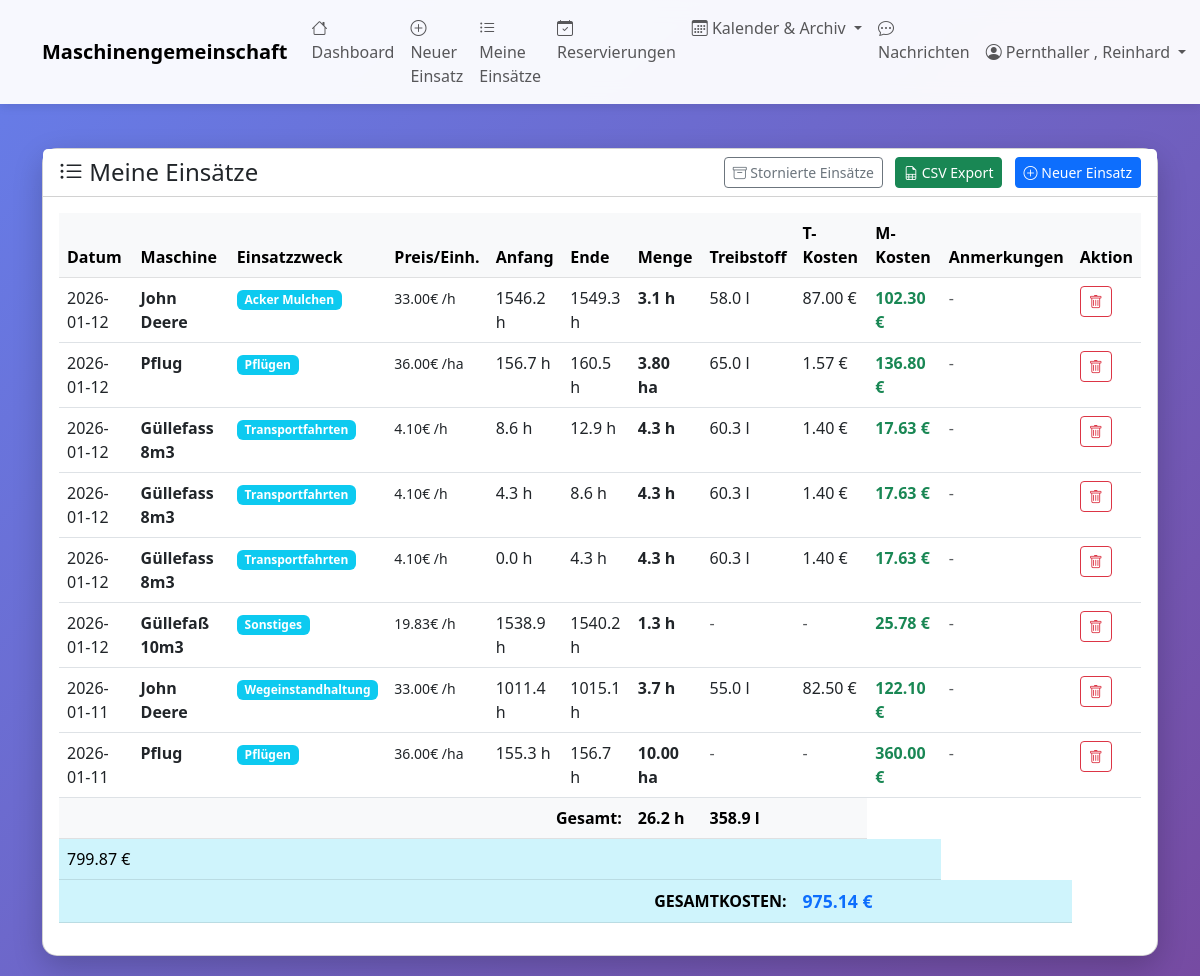
The app's page /meine-einsaetze (signed in) with its own data.
### tables this page shows
CREATE TABLE maschinen (
    id INTEGER PRIMARY KEY AUTOINCREMENT,
    bezeichnung TEXT NOT NULL,
    hersteller TEXT,
    modell TEXT,
    baujahr INTEGER,
    kennzeichen TEXT,
    anschaffungsdatum DATE,
    stundenzaehler_aktuell REAL,
    naechste_wartung_bei REAL,
    aktiv BOOLEAN DEFAULT 1,
    bemerkungen TEXT
, abrechnungsart TEXT DEFAULT 'stunden', preis_pro_einheit REAL DEFAULT 0.0, wartungsintervall INTEGER DEFAULT 50, naechste_wartung REAL, anmerkungen TEXT, erfassungsmodus TEXT DEFAULT 'fortlaufend', gemeinschaft_id INTEGER DEFAULT 1 REFERENCES gemeinschaften(id), anschaffungspreis REAL DEFAULT 0.0, abschreibungsdauer_jahre INTEGER DEFAULT 10);

CREATE TABLE einsatzzwecke (
    id INTEGER PRIMARY KEY AUTOINCREMENT,
    bezeichnung TEXT NOT NULL UNIQUE,
    beschreibung TEXT,
    aktiv BOOLEAN DEFAULT 1
);

### web_app.py (the view)
@app.route('/meine-einsaetze')
@login_required
def meine_einsaetze():
    with MaschinenDBContext(DB_PATH) as db:
        einsaetze = db.get_einsaetze_by_benutzer(session['benutzer_id'])
        summe_treibstoff = sum(e.get('treibstoffkosten', 0) or 0 for e in einsaetze)
        summe_maschine = sum(e.get('kosten_berechnet', 0) or 0 for e in einsaetze)
        summe_gesamt = summe_treibstoff + summe_maschine
    return render_template('meine_einsaetze.html',
                         einsaetze=einsaetze,
                         summe_treibstoff=summe_treibstoff,
                         summe_maschine=summe_maschine,
                         summe_gesamt=summe_gesamt)

### database.py (called while the page is built)
    def connect(self):
        self.connection = sqlite3.connect(self.db_path)
        self.connection.row_factory = sqlite3.Row
        self.cursor = self.connection.cursor()

    def close(self):
        if self.connection:
            self.connection.close()

    def get_benutzer(self, benutzer_id: int) -> Optional[Dict]:
        sql = "SELECT * FROM benutzer WHERE id = ?"
        self.cursor.execute(sql, (benutzer_id,))
        row = self.cursor.fetchone()
        return dict(row) if row else None

    def get_einsaetze_by_benutzer(self, benutzer_id: int) -> List[Dict]:
        sql = "SELECT * FROM einsaetze_uebersicht WHERE benutzer LIKE ?"
        benutzer = self.get_benutzer(benutzer_id)
        if not benutzer:
            return []
        search_pattern = f"%{benutzer['name']}%"
        self.cursor.execute(sql, (search_pattern,))
        return [dict(row) for row in self.cursor.fetchall()]

    def __enter__(self):
        self.connect()
        return self

    def __exit__(self, exc_type, exc_val, exc_tb):
        if exc_type is None:
            self.connection.commit()
        else:
            self.connection.rollback()
        self.close()
        return False

### web_app.py (called while the page is built)
def login_required(f):
    @wraps(f)
    def decorated_function(*args, **kwargs):
        if 'benutzer_id' not in session:
            flash('Bitte melden Sie sich an.', 'warning')
            return redirect(url_for('login'))
        return f(*args, **kwargs)
    return decorated_function

### templates/meine_einsaetze.html (shortened to what this page needs)
{% extends "base.html" %}
{% block content %}
<div class="row mt-4">
    <div class="col-12">
        <div class="card">
            <div class="card-header bg-white d-flex justify-content-between align-items-center">
                <h4 class="mb-0">
                    <i class="bi bi-list-ul"></i> Meine Einsätze
                </h4>
                <div>
                    <a href="{{ url_for('meine_stornierten_einsaetze') }}" class="btn btn-outline-secondary btn-sm me-2">
                        <i class="bi bi-archive"></i> Stornierte Einsätze
                    </a>
                    <a href="{{ url_for('meine_einsaetze_csv') }}" class="btn btn-success btn-sm me-2">
                        <i class="bi bi-file-earmark-spreadsheet"></i> CSV Export
                    </a>
                    <a href="{{ url_for('neuer_einsatz') }}" class="btn btn-primary btn-sm">
                        <i class="bi bi-plus-circle"></i> Neuer Einsatz
                    </a>
                </div>
            </div>
            <div class="card-body">
                {% if einsaetze %}
                <div class="table-responsive">
                    <table class="table table-hover">
                        <thead class="table-light">
                            <tr>
                                <th>Datum</th>
                                <th>Maschine</th>
                                <th>Einsatzzweck</th>
                                <th>Preis/Einh.</th>
                                <th>Anfang</th>
                                <th>Ende</th>
                                <th>Menge</th>
                                <th>Treibstoff</th>
                                <th>T-Kosten</th>
                                <th>M-Kosten</th>
                                <th>Anmerkungen</th>
                                <th>Aktion</th>
                            </tr>
                        </thead>
                        <tbody>
                            {% for einsatz in einsaetze %}
                            <tr>
                                <td>{{ einsatz.datum }}</td>
                                <td>
                                    <strong>{{ einsatz.maschine }}</strong>
                                </td>
                                <td>
                                    <span class="badge bg-info">{{ einsatz.einsatzzweck }}</span>
                                </td>
                                <td>
                                    {% if einsatz.preis_pro_einheit %}
                                        <small>{{ "%.2f"|format(einsatz.preis_pro_einheit) }}€
                                        {% if einsatz.abrechnungsart == 'hektar' %}/ha
                                        {% elif einsatz.abrechnungsart == 'kilometer' %}/km
                                        {% elif einsatz.abrechnungsart == 'stueck' %}/St
                                        {% else %}/h
                                        {% endif %}
                                        </small>
                                    {% else %}
                                        <span class="text-muted">-</span>
                                    {% endif %}
                                </td>
                                <td>{{ "%.1f"|format(einsatz.anfangstand) }} h</td>
                                <td>{{ "%.1f"|format(einsatz.endstand) }} h</td>
                                <td>
                                    {% if einsatz.abrechnungsart == 'hektar' and einsatz.flaeche_menge %}
                                        <strong>{{ "%.2f"|format(einsatz.flaeche_menge) }} ha</strong>
                                    {% elif einsatz.abrechnungsart == 'kilometer' and einsatz.flaeche_menge %}
                                        <strong>{{ "%.2f"|format(einsatz.flaeche_menge) }} km</strong>
                                    {% elif einsatz.abrechnungsart == 'stueck' and einsatz.flaeche_menge %}
                                        <strong>{{ "%.0f"|format(einsatz.flaeche_menge) }} St</strong>
                                    {% else %}
                                        <strong>{{ "%.1f"|format(einsatz.betriebsstunden) }} h</strong>
                                    {% endif %}
                                </td>
                                <td>
                                    {% if einsatz.treibstoffverbrauch %}
                                        {{ "%.1f"|format(einsatz.treibstoffverbrauch) }} l
                                    {% else %}
                                        <span class="text-muted">-</span>
                                    {% endif %}
                                </td>
                                <td>
                                    {% if einsatz.treibstoffkosten %}
                                        {{ "%.2f"|format(einsatz.treibstoffkosten) }} €
                                    {% else %}
                                        <span class="text-muted">-</span>
                                    {% endif %}
                                </td>
                                <td>
                                    {% if einsatz.kosten_berechnet %}
                                        <strong class="text-success">{{ "%.2f"|format(einsatz.kosten_berechnet) }} €</strong>
                                    {% else %}
                                        <span class="text-muted">-</span>
                                    {% endif %}
                                </td>
                                <td>
                                    {% if einsatz.anmerkungen %}
                                        <small class="text-muted">{{ einsatz.anmerkungen[:50] }}{% if einsatz.anmerkungen|length > 50 %}...{% endif %}</small>
                                    {% else %}
                                        <span class="text-muted">-</span>
                                    {% endif %}
                                <td>
                                    <a href="{{ url_for('einsatz_stornieren', einsatz_id=einsatz.id) }}"
                                       class="btn btn-sm btn-outline-danger"
                                       onclick="return confirm('Soll dieser Einsatz wirklich storniert werden?')">
                                        <i class="bi bi-trash"></i>
                                    </a>
                                </td>
                                </td>
                            </tr>
                            {% endfor %}
                        </tbody>
                        <tfoot class="table-light">
                            <tr>
                                <td colspan="6" class="text-end"><strong>Gesamt:</strong></td>
                                <td><strong>{{ "%.1f"|format(einsaetze|sum(attribute='betriebsstunden')) }} h</strong></td>
                                <td>
                                    {% set treibstoff_gesamt = einsaetze|selectattr('treibstoffverbrauch')|sum(attribute='treibstoffverbrauch') %}
                                    {% if treibstoff_gesamt > 0 %}
                                        <strong>{{ "%.1f"|format(treibstoff_gesamt) }} l</strong>
                                    {% else %}
                                        -
                                    {% endif %}
                                </td>
                                <td></td>
                            </tr>
                            <tr class="table-info">
                                <td colspan="9
                                <td>
                                    <strong class="text-success">{{ "%.2f"|format(summe_maschine) }} €</strong>
                                </td>
                                <td></td>
                            </tr>
                            <tr class="table-info">
                                <td colspan="8" class="text-end"><strong>GESAMTKOSTEN:</strong></td>
                                <td colspan="3">
                                    <strong class="text-primary" style="font-size: 1.1em;">{{ "%.2f"|format(summe_gesamt) }} €</strong>
                                </td>
                            </tr>
                        </tfoot>
                    </table>
                </div>
                {% endif %}
            </div>
        </div>
    </div>
</div>
{% endblock %}

### templates/base.html (style rules this page uses)
body { min-height: 100vh; background: linear-gradient(135deg, #667eea 0%, #764ba2 100%); }
.card { border-radius: 15px; box-shadow: 0 10px 30px rgba(0,0,0,0.2); }

### records on screen
maschinen: datum "2026-01-12", maschine "John Deere", einsatzzweck "Acker Mulchen", preis_pro_einheit "33.00", abrechnungsart "/h", anfangstand "1546.2", endstand "1549.3", betriebsstunden "3.1", treibstoffverbrauch "58.0", treibstoffkosten "87.00", kosten_berechnet "102.30", datum "2026-01-11", einsatzzweck "Wegeinstandhaltung", anfangstand "1011.4", endstand "1015.1", betriebsstunden "3.7", treibstoffverbrauch "55.0", treibstoffkosten "82.50", kosten_berechnet "122.10"
maschinen: datum "2026-01-12", maschine "Pflug", einsatzzweck "Pflügen", preis_pro_einheit "36.00", abrechnungsart "/ha", anfangstand "156.7", endstand "160.5", flaeche_menge "3.80", treibstoffverbrauch "65.0", treibstoffkosten "1.57", kosten_berechnet "136.80", datum "2026-01-11", anfangstand "155.3", endstand "156.7", flaeche_menge "10.00", kosten_berechnet "360.00"
maschinen: datum "2026-01-12", maschine "Güllefass 8m3", einsatzzweck "Transportfahrten", preis_pro_einheit "4.10", abrechnungsart "/h", anfangstand "8.6", endstand "12.9", betriebsstunden "4.3", treibstoffverbrauch "60.3", treibstoffkosten "1.40", kosten_berechnet "17.63", anfangstand "4.3", endstand "8.6", anfangstand "0.0", endstand "4.3"
maschinen: datum "2026-01-12", maschine "Güllefaß 10m3", einsatzzweck "Sonstiges", preis_pro_einheit "19.83", abrechnungsart "/h", anfangstand "1538.9", endstand "1540.2", betriebsstunden "1.3", kosten_berechnet "25.78"

### other values on screen
{{ session.get('benutzer_name') }} "Pernthaller , Reinhard"
{{ "%.1f"|format(einsaetze|sum(attribute='betriebsstunden')) }} "26.2"
{{ "%.1f"|format(treibstoff_gesamt) }} "358.9"
{{ "%.2f"|format(summe_maschine) }} "799.87"
{{ "%.2f"|format(summe_gesamt) }} "975.14"
